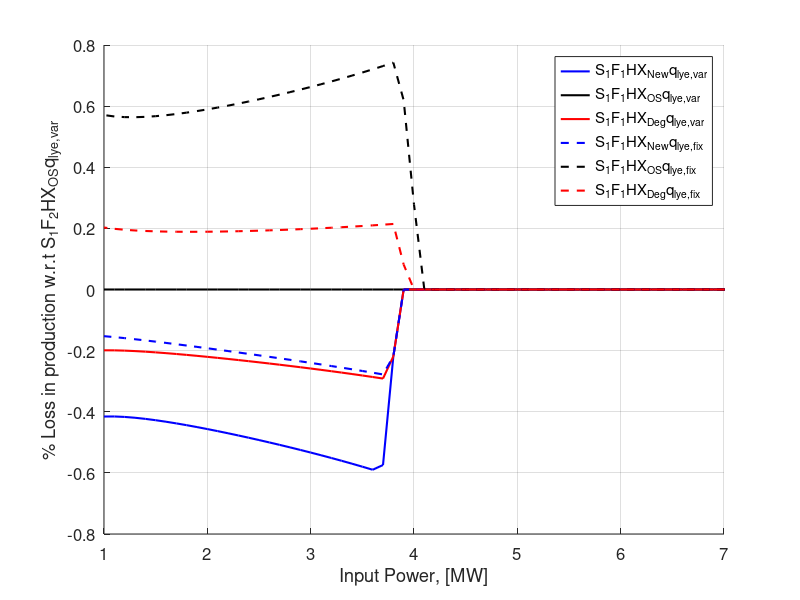
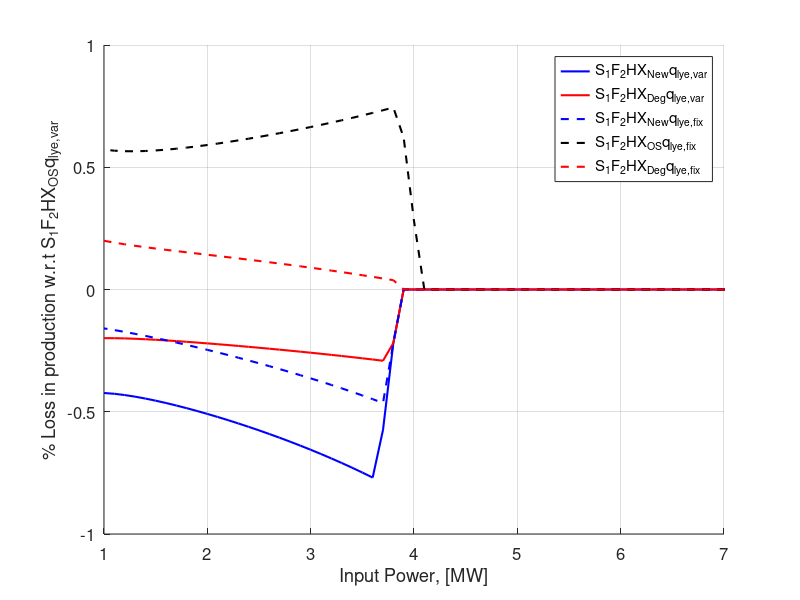

Reproduce these figures in MATLAB, in order.
clc
clear
close all

load('Data_CEl_S1_NewHex.mat')
load('Data_CEl_S1_OSHex.mat')
load('Data_CEl_S1_DegHex.mat')
load('Data_DCEl_S1_NewHex.mat')
load('Data_DCEl_S1_OSHex.mat')
load('Data_DCEl_S1_DegHex.mat')

load('Data_CEl_S1_NewHex_qlyefix')
load('Data_CEl_S1_OSHex_qlyefix')
load('Data_CEl_S1_DegHex_qlyefix')
load('Data_DCEl_S1_NewHex_qlyeFix.mat')
load('Data_DCEl_S1_OSHex_qlyeFix.mat')
load('Data_DCEl_S1_DegHex_qlyeFix.mat')


loss_F1S1_HXNew_qlvary = ((row_DC_S1_OS(:,end) - plot_C_S1_NewHex(:,end))./row_DC_S1_OS(:,end)).*100;       %Loss for F1S1_HXNew_qlvary w.r.t F2S1_HXOS_qlvary
loss_F1S1_HXNew_qlfix = ((row_DC_S1_OS(:,end) - plot_C_S1_NewHex_qlyefix(:,end))./row_DC_S1_OS(:,end)).*100;%Loss for F1S1_HXNew_qlfix w.r.t F2S1_HXOS_qlvary
loss_F1S1_HXOS_qlvary = ((row_DC_S1_OS(:,end) - plot_C_S1_OSHex(:,end))./row_DC_S1_OS(:,end)).*100;         %Loss for F1S1_HXOS_qlvary w.r.t F2S1_HXOS_qlvary
loss_F1S1_HXOS_qlfix = ((row_DC_S1_OS(:,end) - plot_C_S1_OSHex_qlyefix(:,end))./row_DC_S1_OS(:,end)).*100;  %Loss for F1S1_HXOS_qlfix w.r.t F2S1_HXOS_qlvary
loss_F1S1_HXDeg_qlvary = ((row_DC_S1_OS(:,end) - plot_C_S1_DegHex(:,end))./row_DC_S1_OS(:,end)).*100;       %Loss for F1S1_HXDeg_qlvary w.r.t F2S1_HXOS_qlvary
loss_F1S1_HXDeg_qlfix = ((row_DC_S1_OS(:,end) - plot_C_S1_DegHex_qlyefix(:,end))./row_DC_S1_OS(:,end)).*100;%Loss for F1S1_HXDeg_qlfix w.r.t F2S1_HXOS_qlvary

loss_F2S1_HXNew_qlvary = ((row_DC_S1_OS(:,end) - row_DC_S1_New(:,end))./row_DC_S1_OS(:,end)).*100;          %Loss for F2S1_HXNew_qlvary w.r.t F2S1_HXOS_qlvary
loss_F2S1_HXNew_qlfix = ((row_DC_S1_OS(:,end) - row_DC_S1_New_qlyeFix(:,end))./row_DC_S1_OS(:,end)).*100;   %Loss for F2S1_HXNew_qlfix w.r.t F2S1_HXOS_qlvary
loss_F2S1_HXOS_qlfix = ((row_DC_S1_OS(:,end) - row_DC_S1_OS_qlyeFix(:,end))./row_DC_S1_OS(:,end)).*100;     %Loss for F2S1_HXOS_qlfix w.r.t F2S1_HXOS_qlvary
loss_F2S1_HXDeg_qlvary = ((row_DC_S1_OS(:,end) - row_DC_S1_Deg(:,end))./row_DC_S1_OS(:,end)).*100;          %Loss for F2S1_HXDeg_qlvary w.r.t F2S1_HXOS_qlvary
loss_F2S1_HXDeg_qlfix = ((row_DC_S1_OS(:,end) - row_DC_S1_Deg_qlyeFix(:,end))./row_DC_S1_OS(:,end)).*100;   %Loss for F2S1_HXDeg_qlfix w.r.t F2S1_HXOS_qlvary


set(0, 'DefaultAxesFontSize', 12,  'DefaultLineLineWidth', 1.5)
fig1 = figure('NumberTitle', 'off');
hold on
plot(row_DC_S1_OS(:,1),loss_F1S1_HXNew_qlvary,'b');
hold on
plot(row_DC_S1_OS(:,1),loss_F1S1_HXOS_qlvary,'k');
hold on
plot(row_DC_S1_OS(:,1),loss_F1S1_HXDeg_qlvary,'r');
hold on
plot(row_DC_S1_OS(:,1),loss_F1S1_HXNew_qlfix,'--b');
hold on
plot(row_DC_S1_OS(:,1),loss_F1S1_HXOS_qlfix,'--k');
hold on
plot(row_DC_S1_OS(:,1),loss_F1S1_HXDeg_qlfix,'--r');

legend('S_1F_1HX_{New}q_{lye,var}','S_1F_1HX_{OS}q_{lye,var}','S_1F_1HX_{Deg}q_{lye,var}','S_1F_1HX_{New}q_{lye,fix}','S_1F_1HX_{OS}q_{lye,fix}','S_1F_1HX_{Deg}q_{lye,fix}')
xlabel('Input Power, [MW]')
ylabel('% Loss in production w.r.t S_1F_2HX_{OS}q_{lye,var}')
grid on
xlim([1,7])
saveas(fig1,'CompF1wrtS1F2opt','epsc');

set(0, 'DefaultAxesFontSize', 12,  'DefaultLineLineWidth', 1.5)
fig2 = figure('NumberTitle', 'off');
hold on
plot(row_DC_S1_OS(:,1),loss_F2S1_HXNew_qlvary,'b');
hold on
plot(row_DC_S1_OS(:,1),loss_F2S1_HXDeg_qlvary,'r');
hold on
plot(row_DC_S1_OS(:,1),loss_F2S1_HXNew_qlfix,'--b');
hold on
plot(row_DC_S1_OS(:,1),loss_F2S1_HXOS_qlfix,'--k');
hold on
plot(row_DC_S1_OS(:,1),loss_F2S1_HXDeg_qlfix,'--r');

legend('S_1F_2HX_{New}q_{lye,var}','S_1F_2HX_{Deg}q_{lye,var}','S_1F_2HX_{New}q_{lye,fix}','S_1F_2HX_{OS}q_{lye,fix}','S_1F_2HX_{Deg}q_{lye,fix}')
xlabel('Input Power, [MW]')
ylabel('% Loss in production w.r.t S_1F_2HX_{OS}q_{lye,var}')
grid on
xlim([1,7])
saveas(fig2,'CompF2wrtS1F2opt','epsc');